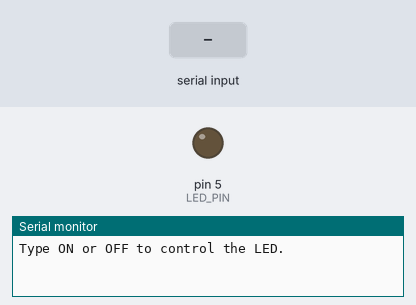
Simulated run of this sketch. Board: Arduino Uno, built with avr-gcc and run on an emulated ATmega328P. Parts: output pins drawn as LEDs (lit = HIGH), the last lines printed to the serial monitor. Inputs (shaded band) come from the test bench.

Above: at 1.2 s.
1.3 s: "ON\n" received over Serial
At 2.5 s:
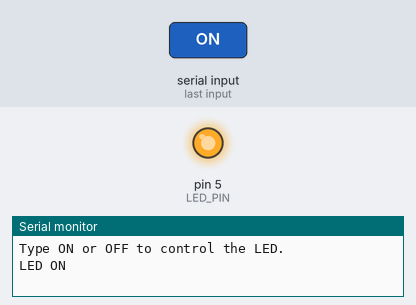
2.8 s: "OFF\n" received over Serial
At 3.7 s:
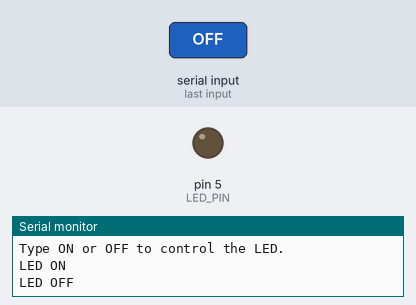
Timing chart, 0 to 5.8 s (numbered marks = the images above; inputs shaded):
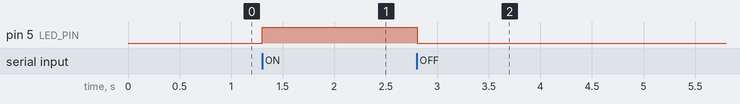

The sketch:

LED.ino
```cpp
#define LED_PIN 5  // Replace D1 with 5 (GPIO5)

void setup() {
  Serial.begin(9600);
  pinMode(LED_PIN, OUTPUT);
  Serial.println("Type ON or OFF to control the LED.");
}

void loop() {
  if (Serial.available()) {
    String command = Serial.readStringUntil('\n');
    command.trim();

    if (command.equalsIgnoreCase("ON")) {
      digitalWrite(LED_PIN, HIGH);
      Serial.println("LED ON");
    } else if (command.equalsIgnoreCase("OFF")) {
      digitalWrite(LED_PIN, LOW);
      Serial.println("LED OFF");
    } else {
      Serial.println("Invalid command.");
    }
  }
}
```

Measured:
- after the input at 1.3 s, pin 5 (LED_PIN): LOW → HIGH at once
- after the input at 2.8 s, pin 5 (LED_PIN): HIGH → LOW at once
